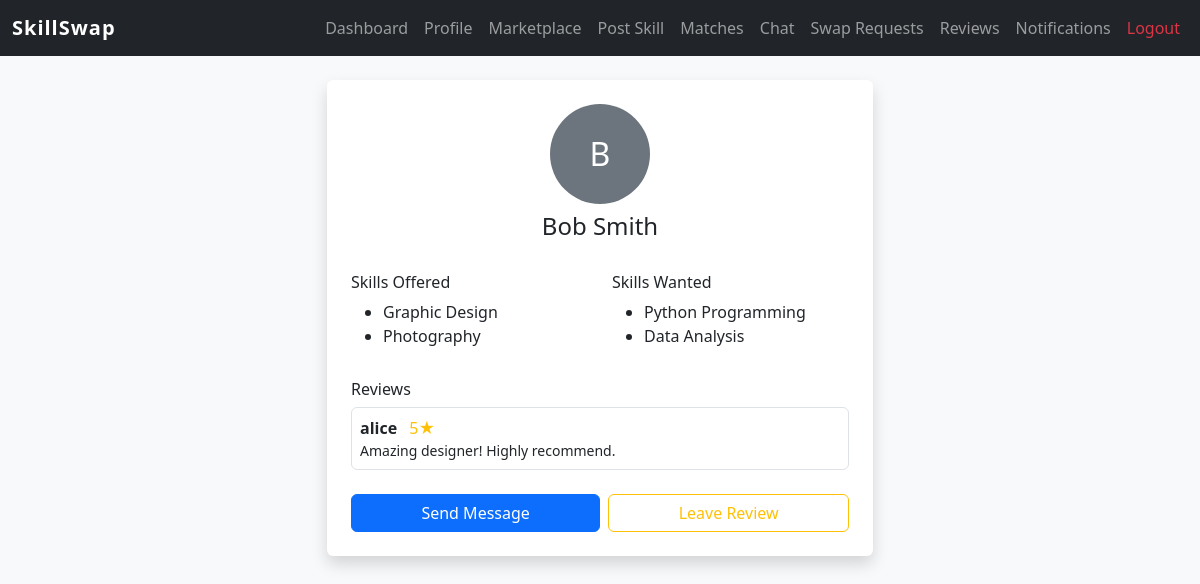
The app's page /profile/3/ (signed in) with its own data.
### core/models.py (models this page shows, shortened)
class Skill(models.Model):
    user = models.ForeignKey(User, on_delete=models.CASCADE, related_name='skills')
    name = models.CharField(max_length=100)
    description = models.TextField(blank=True)
    skill_wanted = models.CharField(max_length=100, blank=True)
    is_active = models.BooleanField(default=True)
    created_at = models.DateTimeField(auto_now_add=True)

class Review(models.Model):
    RATING_CHOICES = [(i, str(i)) for i in range(1, 6)]
    reviewer = models.ForeignKey(User, on_delete=models.CASCADE, related_name='given_reviews')
    reviewed_user = models.ForeignKey(User, on_delete=models.CASCADE, related_name='received_reviews')
    rating = models.IntegerField(choices=RATING_CHOICES)
    comment = models.TextField(blank=True)
    created_at = models.DateTimeField(auto_now_add=True)

### core/views.py (the view)
# urls.py: path('profile/<int:user_id>/', views.view_profile, name='view_profile'),
@login_required
def view_profile(request, user_id):
    other_user = get_object_or_404(User, id=user_id)
    create_profile_if_missing(other_user)
    skills = Skill.objects.filter(user=other_user, is_active=True)
    reviews = Review.objects.filter(reviewed_user=other_user)
    return render(request, 'view_profile.html', {'other_user': other_user, 'skills': skills, 'reviews': reviews})

### core/views.py (called while the page is built)
def create_profile_if_missing(user):
    UserProfile.objects.get_or_create(user=user)

### templates/view_profile.html (shortened to what this page needs)
{% extends 'base.html' %}
{% block content %}
<div class="container mt-4">
  <div class="row justify-content-center">
    <div class="col-md-6">
      <div class="card shadow border-0 p-4">
        <div class="text-center mb-3">
          {% if other_user.profile.profile_pic %}
          <img src="{{ other_user.profile.profile_pic.url }}" class="rounded-circle" width="100" height="100" style="object-fit:cover;">
          {% else %}
          <div class="rounded-circle bg-secondary text-white d-inline-flex align-items-center justify-content-center mx-auto" style="width:100px;height:100px;font-size:2rem;">
            {{ other_user.username|first|upper }}
          </div>
          {% endif %}
          <h4 class="mt-2">{{ other_user.get_full_name|default:other_user.username }}</h4>
        </div>
        {% if skills %}
        <div class="row mt-2">
          <div class="col-6">
            <h6>Skills Offered</h6>
            <ul>
              {% for skill in skills %}
              <li>{{ skill.name }}</li>
              {% endfor %}
            </ul>
          </div>
          <div class="col-6">
            <h6>Skills Wanted</h6>
            <ul>
              {% for skill in skills %}
              {% if skill.skill_wanted %}<li>{{ skill.skill_wanted }}</li>{% endif %}
              {% endfor %}
            </ul>
          </div>
        </div>
        {% endif %}
        {% if reviews %}
        <div class="mt-3">
          <h6>Reviews</h6>
          {% for review in reviews %}
          <div class="p-2 border rounded mb-2">
            <strong>{{ review.reviewer.username }}</strong>
            <span class="text-warning ms-2">{{ review.rating }}&#9733;</span>
            <p class="mb-0 small">{{ review.comment }}</p>
          </div>
          {% endfor %}
        </div>
        {% endif %}
        <div class="d-flex gap-2 mt-3">
          <a href="{% url 'chat' other_user.id %}" class="btn btn-primary flex-fill">Send Message</a>
          <a href="{% url 'submit_review' other_user.id %}" class="btn btn-outline-warning flex-fill">Leave Review</a>
        </div>
      </div>
    </div>
  </div>
</div>
{% endblock %}

### templates/base.html (style rules this page uses)
body { background-color: #f8f9fa; }

### records on screen
Skill: name "Graphic Design", skill_wanted "Python Programming"
Skill: name "Photography", skill_wanted "Data Analysis"
Review: reviewer.username "alice", rating "5", comment "Amazing designer! Highly recommend."

### other values on screen
{{ other_user.username|first|upper }} "B"
{{ other_user.get_full_name|default:other_user.username }} "Bob Smith"
